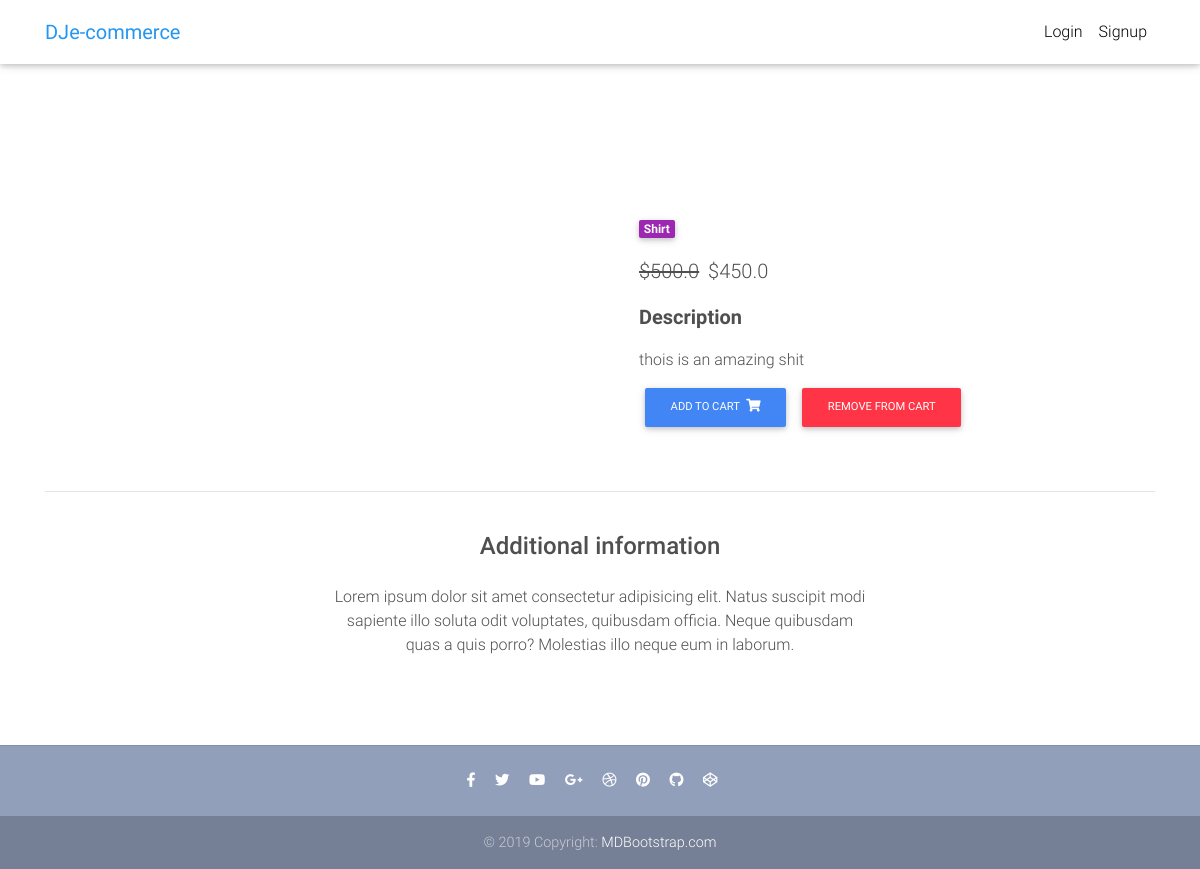
/product/test-product-1/, run on an earlier commit of the app's database.
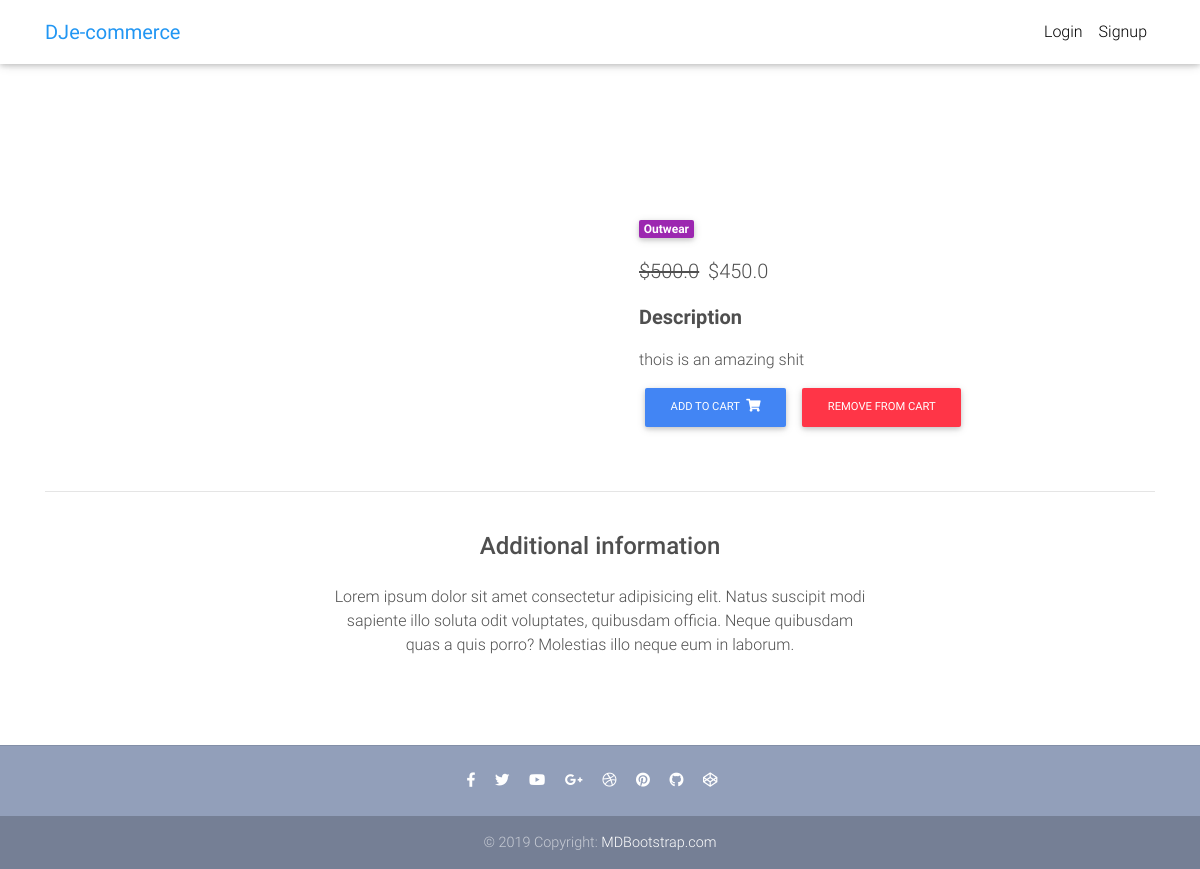
And on a later commit of the database.
### core/models.py (models this page shows, shortened)
class Item(models.Model):
    title = models.CharField(max_length =100)
    price = models.FloatField()
    discount_price = models.FloatField(blank=True, null=True)
    category = models.CharField(choices=CATEGORY_CHOICES, max_length=2)
    label = models.CharField(choices=LABEL_CHOICES, max_length=1)
    slug = models.SlugField()
    description = models.TextField()
    def get_add_to_cart_url(self):
        return reverse("core:add-to-cart", kwargs={
            'slug': self.slug
        })
    def get_remove_from_cart_url(self):
        return reverse("core:remove-from-cart", kwargs={
            'slug': self.slug
        })

### core/views.py (the view)
# urls.py: path('product/<slug>/',ItemDetailView.as_view(), name='product'),
class ItemDetailView(DetailView):
    model = Item
    template_name = "product.html"

### templates/product.html (shortened to what this page needs)
{% extends "base.html" %}
{% block content %}
  <main class="mt-5 pt-4">
    <div class="container dark-grey-text mt-5">
      <div class="row wow fadeIn">
        <div class="col-md-6 mb-4">
        </div>
        <div class="col-md-6 mb-4">
          <div class="p-4">
            <div class="mb-3">
              <a href="">
                <span class="badge purple mr-1">{{ object.get_category_display }}</span>
              </a>
            </div>
            <p class="lead">
              {% if object.discount_price %}
              <span class="mr-1">
                <del>${{ object.price }}</del>
              </span>
              <span>${{ object.discount_price }}</span>
              {% else %}
              <span>${{ object.price }}</span>
              {% endif %}
            </p>
            <p class="lead font-weight-bold">Description</p>
            <p>{{ object.description }}</p>
            <a href="{{ object.get_add_to_cart_url }}" class="btn btn-primary btn-md my-0 p">
              Add to cart
              <i class="fas fa-shopping-cart ml-1"></i>
            </a>
            <a href="{{ object.get_remove_from_cart_url }}" class="btn btn-danger btn-md my-0 p">
              Remove from cart
            </a>
          </div>
        </div>
      </div>
      <hr>
      <div class="row d-flex justify-content-center wow fadeIn">
        <div class="col-md-6 text-center">
          <h4 class="my-4 h4">Additional information</h4>
          <p>Lorem ipsum dolor sit amet consectetur adipisicing elit. Natus suscipit modi sapiente illo soluta odit
            voluptates,
            quibusdam officia. Neque quibusdam quas a quis porro? Molestias illo neque eum in laborum.</p>
        </div>
      </div>
      <div class="row wow fadeIn">
        <div class="col-lg-4 col-md-12 mb-4">
        </div>
        <div class="col-lg-4 col-md-6 mb-4">
        </div>
        <div class="col-lg-4 col-md-6 mb-4">
        </div>
      </div>
    </div>
  </main>
{% endblock content %}

### templates/base.html (shortened to what this page needs)
{% load static %}
<!DOCTYPE html>
<html lang="en">
<head>
  <link rel="stylesheet" href="https://use.fontawesome.com/releases/v5.8.1/css/all.css">
  <link href="{% static 'css/bootstrap.min.css' %}" rel="stylesheet">
  <link href="{% static 'css/mdb.min.css' %}" rel="stylesheet">
  <link href="{% static 'css/style.min.css' %}" rel="stylesheet">
</head>
{% include "navbar.html" %}
<body>
    <div class='mt-5 pt-4'>
    </div>
    {% block content %}
    {% endblock content %}
    {% include "footer.html" %}
</body>
</html>

### templates/navbar.html (shortened to what this page needs)
{% load cart_template_tags %}
<nav class="navbar fixed-top navbar-expand-lg navbar-light white scrolling-navbar">
    <div class="container">
      <a class="navbar-brand waves-effect" href="/">
        <strong class="blue-text">DJe-commerce</strong>
      </a>
      <div class="collapse navbar-collapse" id="navbarSupportedContent">
        <ul class="navbar-nav nav-flex-icons">
          {% if request.user.is_authenticated %}
          <li class="nav-item">
            <a href="{% url 'core:order-summary' %}" class="nav-link waves-effect">
              <span class="badge red z-depth-1 mr-1"> {{ request.user|cart_item_count }} </span>
              <i class="fas fa-shopping-cart"></i>
              <span class="clearfix d-none d-sm-inline-block"> Cart </span>
            </a>
          </li>
          <li class="nav-item">
            <a class="nav-link waves-effect" href="{% url 'account_logout' %}">
              <span class="clearfix d-none d-sm-inline-block"> Logout </span>
            </a>
          </li>
          {% else %}
          <li class="nav-item">
            <a class="nav-link waves-effect" href="{% url 'account_login' %}">
              <span class="clearfix d-none d-sm-inline-block"> Login </span>
            </a>
          </li>
          <li class="nav-item">
            <a class="nav-link waves-effect" href="{% url 'account_signup' %}">
              <span class="clearfix d-none d-sm-inline-block"> Signup </span>
            </a>
          </li>
          {% endif %}
        </ul>
      </div>
    </div>
  </nav>

### templates/footer.html
<footer class="page-footer text-center font-small mt-4 wow fadeIn">
    <hr class="my-4">
    <div class="pb-4">
      <a href="https://www.facebook.com/mdbootstrap" target="_blank">
        <i class="fab fa-facebook-f mr-3"></i>
      </a>
      <a href="https://twitter.com/MDBootstrap" target="_blank">
        <i class="fab fa-twitter mr-3"></i>
      </a>
      <a href="https://www.youtube.com/watch?v=7MUISDJ5ZZ4" target="_blank">
        <i class="fab fa-youtube mr-3"></i>
      </a>
      <a href="https://plus.google.com/u/0/b/107863090883699620484" target="_blank">
        <i class="fab fa-google-plus-g mr-3"></i>
      </a>
      <a href="https://dribbble.com/mdbootstrap" target="_blank">
        <i class="fab fa-dribbble mr-3"></i>
      </a>
      <a href="https://pinterest.com/mdbootstrap" target="_blank">
        <i class="fab fa-pinterest mr-3"></i>
      </a>
      <a href="https://github.com/mdbootstrap/bootstrap-material-design" target="_blank">
        <i class="fab fa-github mr-3"></i>
      </a>
      <a href="http://codepen.io/mdbootstrap/" target="_blank">
        <i class="fab fa-codepen mr-3"></i>
      </a>
    </div>
    <div class="footer-copyright py-3">
      © 2019 Copyright:
      <a href="https://mdbootstrap.com/education/bootstrap/" target="_blank"> MDBootstrap.com </a>
    </div>
  </footer>

### templates/scripts.html (shortened to what this page needs)
{% load static %}

### templates/base.html (style rules this page uses)
html, body, header, .carousel { height: 60vh; }

What changed in the data, as far as the page shows it:
changed Item "thois is an amazing shit": category "Shirt" → "Outwear"
